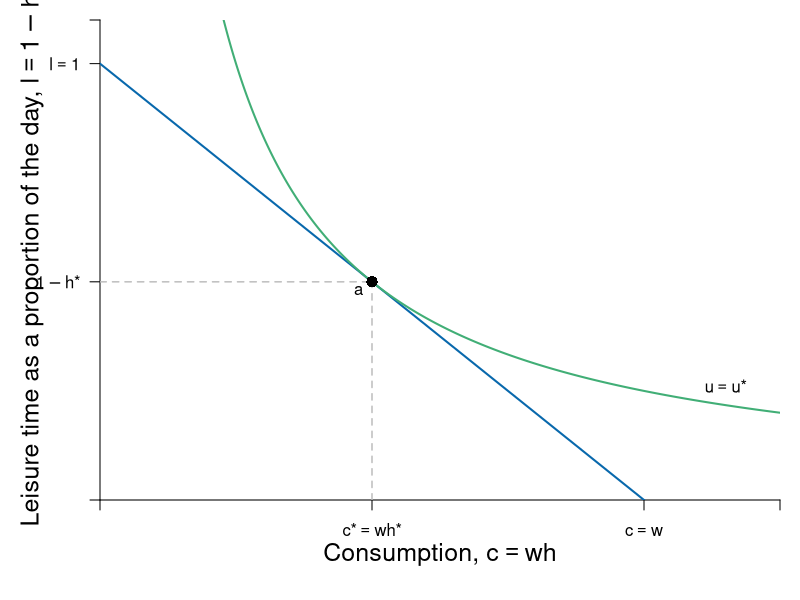

Source code (R):
require(shape)
pdf(file = "indmarketdemand/demand_cd_indiff_veblen_initial.pdf", width = 9, height = 7)

#Set parameters for graphics
axislabelsize <- 1.5
graphlinewidth <- 2
segmentlinewidth <- 1.5

COL <- c("#7fc97f", "#beaed4", "#fdc086", "#ffff99", "#386cb0", "#f0027f", "#bf5b17", "#666666")
COLA <- c("#99d8c9","#66c2a4","#41ae76", "#238b45", "#005824")
COLB <- c("#4eb3d3", "#2b8cbe", "#0868ac","#084081")

#Edited the margins to cater for the larger LHS labels
par(mar =  c(5, 5, 1, 1))

uA <- function(x, y, alpha = 0.5) {
  x^(alpha)*y^(1 - alpha)
}

uA <- function(x, y, alpha = 0.5) {
  x^(alpha)*y^(1 - alpha)
}


bcA <- function(x, w = 1, h = 1) {
  h - w*x
}


xlims <- c(0, 5)
ylims <- c(0, 1.1)

npts <- 501 
x <- seq(xlims[1], xlims[2], length.out = npts)
y <- seq(ylims[1], ylims[2], length.out = npts) 
a <- c(1)

plot(0, 0, xlim = xlims, ylim = ylims, type = "n",
     xlab = expression(paste("")),
     ylab = expression(paste("")), 
     xaxt = "n", 
     yaxt = "n", 
     cex.lab = axislabelsize, 
     bty = "n",
     xaxs="i", 
     yaxs="i")

# ticksy <- seq(from = 0, to = ylims[2], by = 2)
# ylabels <- seq(from = 0, to = ylims[2], by = 2)
# ticksx <- seq(from = 0, to = xlims[2], by = 2)
# xlabels <- seq(from = 0, to = xlims[2], by = 2)
ticksy <- c(0, 0.5, 1, ylims[2])
ylabels <- c(NA, expression(paste(1 - h,"*")), expression(paste(l == 1)), NA)
ticksx <- c(0, 2,  4, xlims[2])
xlabels <- c(NA, expression(paste(c,"*" == w*h,"*")),  expression(paste(c == w)), NA)

axis(1, at = ticksx, pos = 0, labels = xlabels)
axis(2, at = ticksy, pos = 0, labels = ylabels, las = 1)

npts <- 500 
xx1 <- seq(xlims[1], xlims[2], length.out = npts)

lines(xx1, bcA(xx1, w = 0.25, h = 1), col = COLB[3], lwd = graphlinewidth)
#lines(xx1, indiffA1(xx1, uA = 20, rmax = 2.5, xmax = 10), col = COLB[4], lwd = graphlinewidth)



mtext(expression(paste("Consumption, ", c == w*h)), side=1, line = 2.5, cex = axislabelsize)
text(-0.5, 0.5*ylims[2], expression(paste("Leisure time as a proportion of the day, ", l == 1 - h)), xpd = TRUE, cex = axislabelsize, srt = 90) 


#Label the iso-welfare functions for the HG, Aisha
# text(4.6, 0.04, expression(u[1]^v))
# text(4.6, 0.13, expression(u[2]^v))
text(4.6, 0.26, expression(paste(u == u,"*")))

contour(x, y, 
        outer(x, y, uA),
        drawlabels = FALSE,
        col = COLA[3],
        lwd = graphlinewidth,
        levels = a, 
        xaxs="i", 
        yaxs="i", 
        add = TRUE)

segments(0, 0.5, 2, 0.5, lty = 2, col = "gray" , lwd = segmentlinewidth)
segments(2, 0, 2, 0.5, lty = 2, col = "gray" , lwd = segmentlinewidth)
points(2, 0.5, pch = 16, col = "black", cex = 1.5)
text(1.9, 0.48, expression(a))

text(10, 10, expression(paste("Budget constraint, ", bc[1])))
Arrows(10, 9.7, 10, 2.5, col = "black", lty = 1, lwd = 2, arr.type = "triangle", arr.lwd = 0.5)


dev.off()
